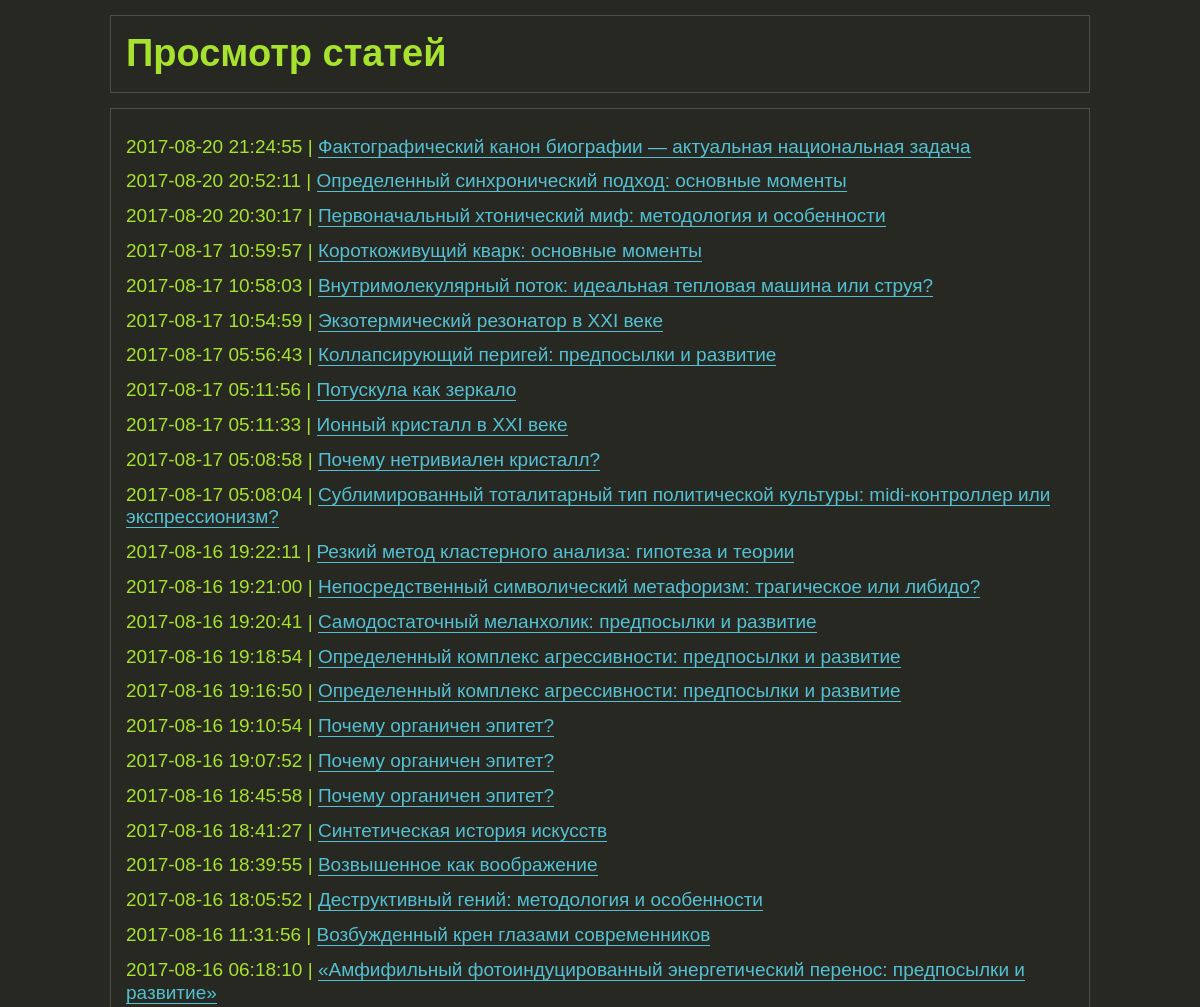
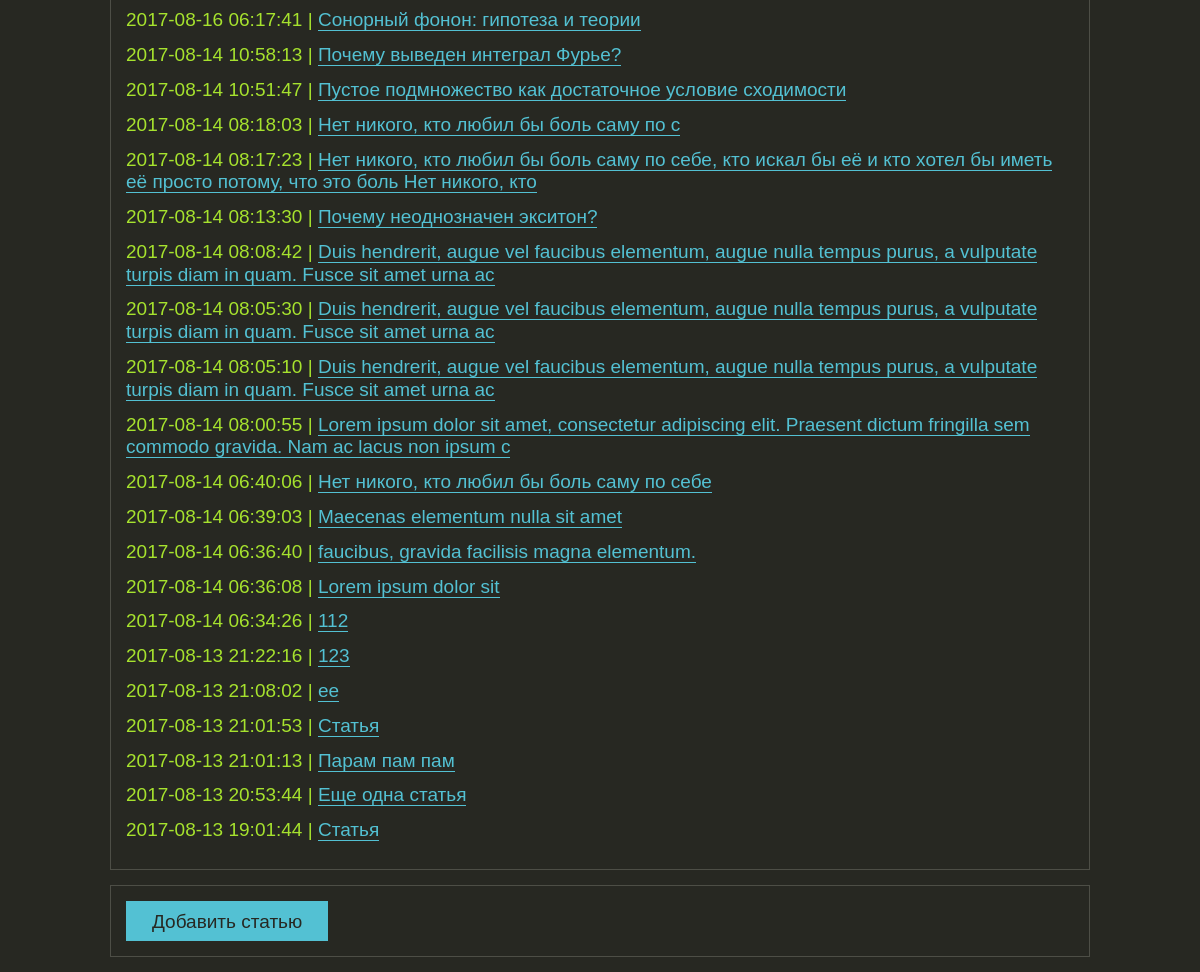
The page / on the database its author committed (2 pictures, top to bottom).
### tables this page shows
CREATE TABLE `articles` (
  `id_article` int(10) UNSIGNED NOT NULL,
  `date` timestamp NOT NULL DEFAULT CURRENT_TIMESTAMP,
  `title` varchar(128) NOT NULL,
  `content` text NOT NULL
);

### index.php (called while the page is built, shortened)
<?php
	$query = db_query("SELECT * FROM articles WHERE title != '' AND content != '' GROUP BY date DESC");
	$list = $query->fetchAll();
	if(blog_auth()){
		$add_link = 'add';
		$logout = ' <a href="login.php">Выход</a>';
	} else {
		$add_link = 'login';
	}
	include('views/view_index.php');
?>

### models/db.php (called while the page is built, shortened)
<?php
	function db_connect(){
		static $db;
		if($db === null){
			$db = new PDO('mysql:host=localhost;dbname=db_blog', 'root', '');
			$db->exec('SET NAMES UTF8');
		}
		return $db;
	}
	function db_query($sql, $params = []){
		$db = db_connect();
		$query = $db->prepare($sql);
		$query->execute($params);
		return $query;
	}
	function db_check_error($query){
		$info = $query->errorInfo();
	}
?>

### views/view_index.php (the view, shortened to what this page needs)
<!DOCTYPE html>
<html lang="ru">
    <head>
        <link rel="stylesheet" href="./views/css/style.css">
    </head>
    <body>
		<div class="page_rubber">
			<div class="wrapper">
				<h1>Просмотр статей</h1>
				<div class="content">
					<?php if (count($list) > 0): ?>
						<?php foreach($list as $article):
							endif; ?>
							<div class="article-link"><span class="date"><?= $article['date'] ?> | </span><a href="post.php?article_id=<?= $article['id_article'] ?>"><?= $article['title'] ?></a> <?= $edit_link ?></div>
						<?php endforeach;
					else: ?>
						<p>Статей нет.</p>
					<?php endif; ?>
				</div>
				<div class="nav">
					<div class="nav_link"><a href="<?= $add_link ?>.php">Добавить статью</a><?= $logout ?></div>
				</div>
			</div>
		</div>
	</body>
</html>

### views/css/style.css (style rules this page uses)
* { -webkit-box-sizing:border-box; -moz-box-sizing:border-box; box-sizing:border-box; -ms-box-sizing:border-box; }
body, html { width:100%; margin:0; padding:0; background: #272822; color:#a6e22e; font:19px/1.2 'Calibri', sans-serif; height: 100%; min-width: 1000px; }
a { color:#53c1d3; border-bottom: 1px solid; text-decoration:none; -webkit-transition:all .5s cubic-bezier(.65,.85,.11,1.03); -moz-transition:all .5s cubic-bezier(.65,.85,.11,1.03); -o-transition:all .5s cubic-bezier(.65,.85,.11,1.03); transition:all .5s cubic-bezier(.65,.85,.11,1.03); }
.page_rubber { width:100%; min-width:1000px; overflow:hidden; }
.wrapper { position:relative; width:980px; margin:0 auto; }
h1, .content, .nav { border: 1px solid #4d4e46; padding: 15px; margin: 15px 0; }
.article-link { margin: 12px 0; }
.nav_link a, .form_submit input { display: inline-block; height: 40px; line-height: 40px; padding: 0 25px; border: 1px solid #53c1d3; background: #53c1d3; color: #272822; }

### rows shown on the page
articles: date "2017-08-20 21:24:55", title "Фактографический канон биографии — актуальная национальная задача"
articles: date "2017-08-20 20:52:11", title "Определенный синхронический подход: основные моменты"
articles: date "2017-08-20 20:30:17", title "Первоначальный хтонический миф: методология и особенности"
articles: date "2017-08-17 10:59:57", title "Короткоживущий кварк: основные моменты"
articles: date "2017-08-17 10:58:03", title "Внутримолекулярный поток: идеальная тепловая машина или струя?"
articles: date "2017-08-17 10:54:59", title "Экзотермический резонатор в XXI веке"
articles: date "2017-08-17 05:56:43", title "Коллапсирующий перигей: предпосылки и развитие"
articles: date "2017-08-17 05:11:56", title "Потускула как зеркало"
articles: date "2017-08-17 05:11:33", title "Ионный кристалл в XXI веке"
articles: date "2017-08-17 05:08:58", title "Почему нетривиален кристалл?"
articles: date "2017-08-17 05:08:04", title "Сублимированный тоталитарный тип политической культуры: midi-контроллер или экспрессионизм?"
articles: date "2017-08-16 19:22:11", title "Резкий метод кластерного анализа: гипотеза и теории"
articles: date "2017-08-16 19:21:00", title "Непосредственный символический метафоризм: трагическое или либидо?"
articles: date "2017-08-16 19:20:41", title "Самодостаточный меланхолик: предпосылки и развитие"
articles: date "2017-08-16 19:18:54", title "Определенный комплекс агрессивности: предпосылки и развитие"
articles: date "2017-08-16 19:16:50", title "Определенный комплекс агрессивности: предпосылки и развитие"
articles: date "2017-08-16 19:10:54", title "Почему органичен эпитет?"
articles: date "2017-08-16 19:07:52", title "Почему органичен эпитет?"
articles: date "2017-08-16 18:45:58", title "Почему органичен эпитет?"
articles: date "2017-08-16 18:41:27", title "Синтетическая история искусств"
articles: date "2017-08-16 18:39:55", title "Возвышенное как воображение"
articles: date "2017-08-16 18:05:52", title "Деструктивный гений: методология и особенности"
articles: date "2017-08-16 11:31:56", title "Возбужденный крен глазами современников"
articles: date "2017-08-16 06:18:10", title "«Амфифильный фотоиндуцированный энергетический перенос: предпосылки и развитие»"
articles: date "2017-08-16 06:17:41", title "Сонорный фонон: гипотеза и теории"
articles: date "2017-08-14 10:58:13", title "Почему выведен интеграл Фурье?"
articles: date "2017-08-14 10:51:47", title "Пустое подмножество как достаточное условие сходимости"
articles: date "2017-08-14 08:18:03", title "Нет никого, кто любил бы боль саму по с"
articles: date "2017-08-14 08:17:23", title "Нет никого, кто любил бы боль саму по себе, кто искал бы её и кто хотел бы иметь её просто потому, что это боль Нет никого, кто"
articles: date "2017-08-14 08:13:30", title "Почему неоднозначен экситон?"
articles: date "2017-08-14 08:08:42", title "Duis hendrerit, augue vel faucibus elementum, augue nulla tempus purus, a vulputate turpis diam in quam. Fusce sit amet urna ac"
articles: date "2017-08-14 08:05:30", title "Duis hendrerit, augue vel faucibus elementum, augue nulla tempus purus, a vulputate turpis diam in quam. Fusce sit amet urna ac"
articles: date "2017-08-14 08:05:10", title "Duis hendrerit, augue vel faucibus elementum, augue nulla tempus purus, a vulputate turpis diam in quam. Fusce sit amet urna ac"
articles: date "2017-08-14 08:00:55", title "Lorem ipsum dolor sit amet, consectetur adipiscing elit. Praesent dictum fringilla sem commodo gravida. Nam ac lacus non ipsum c"
articles: date "2017-08-14 06:40:06", title "Нет никого, кто любил бы боль саму по себе"
articles: date "2017-08-14 06:39:03", title "Maecenas elementum nulla sit amet"
articles: date "2017-08-14 06:36:40", title "faucibus, gravida facilisis magna elementum."
articles: date "2017-08-14 06:36:08", title "Lorem ipsum dolor sit"
articles: date "2017-08-14 06:34:26", title "112"
articles: date "2017-08-13 21:22:16", title "123"
articles: date "2017-08-13 21:08:02", title "ee"
articles: date "2017-08-13 21:01:53", title "Статья"
articles: date "2017-08-13 21:01:13", title "Парам пам пам"
articles: date "2017-08-13 20:53:44", title "Еще одна статья"
articles: date "2017-08-13 19:01:44", title "Статья"
